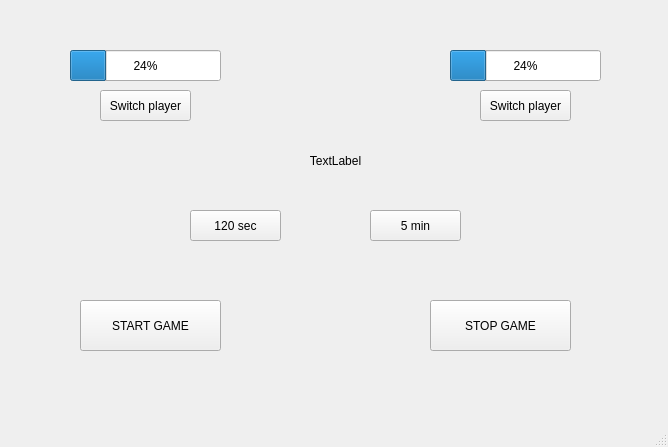
<?xml version="1.0" encoding="UTF-8"?>
<ui version="4.0">
 <class>MainWindow</class>
 <widget class="QMainWindow" name="MainWindow">
  <property name="geometry">
   <rect>
    <x>0</x>
    <y>0</y>
    <width>668</width>
    <height>447</height>
   </rect>
  </property>
  <property name="windowTitle">
   <string>MainWindow</string>
  </property>
  <widget class="QWidget" name="centralwidget">
   <widget class="QProgressBar" name="player1Bar">
    <property name="geometry">
     <rect>
      <x>70</x>
      <y>50</y>
      <width>151</width>
      <height>31</height>
     </rect>
    </property>
    <property name="value">
     <number>24</number>
    </property>
   </widget>
   <widget class="QProgressBar" name="player2Bar">
    <property name="geometry">
     <rect>
      <x>450</x>
      <y>50</y>
      <width>151</width>
      <height>31</height>
     </rect>
    </property>
    <property name="value">
     <number>24</number>
    </property>
   </widget>
   <widget class="QLabel" name="infoLabel">
    <property name="geometry">
     <rect>
      <x>120</x>
      <y>140</y>
      <width>431</width>
      <height>41</height>
     </rect>
    </property>
    <property name="text">
     <string>TextLabel</string>
    </property>
    <property name="alignment">
     <set>Qt::AlignmentFlag::AlignCenter</set>
    </property>
   </widget>
   <widget class="QPushButton" name="switchButton1">
    <property name="geometry">
     <rect>
      <x>100</x>
      <y>90</y>
      <width>91</width>
      <height>31</height>
     </rect>
    </property>
    <property name="text">
     <string>Switch player</string>
    </property>
   </widget>
   <widget class="QPushButton" name="switchButton2">
    <property name="geometry">
     <rect>
      <x>480</x>
      <y>90</y>
      <width>91</width>
      <height>31</height>
     </rect>
    </property>
    <property name="text">
     <string>Switch player</string>
    </property>
   </widget>
   <widget class="QPushButton" name="startButton">
    <property name="geometry">
     <rect>
      <x>80</x>
      <y>300</y>
      <width>141</width>
      <height>51</height>
     </rect>
    </property>
    <property name="text">
     <string>START GAME</string>
    </property>
   </widget>
   <widget class="QPushButton" name="endButton">
    <property name="geometry">
     <rect>
      <x>430</x>
      <y>300</y>
      <width>141</width>
      <height>51</height>
     </rect>
    </property>
    <property name="text">
     <string>STOP GAME</string>
    </property>
   </widget>
   <widget class="QPushButton" name="timeButton120">
    <property name="geometry">
     <rect>
      <x>190</x>
      <y>210</y>
      <width>91</width>
      <height>31</height>
     </rect>
    </property>
    <property name="text">
     <string>120 sec</string>
    </property>
   </widget>
   <widget class="QPushButton" name="timeButton300">
    <property name="geometry">
     <rect>
      <x>370</x>
      <y>210</y>
      <width>91</width>
      <height>31</height>
     </rect>
    </property>
    <property name="text">
     <string>5 min</string>
    </property>
   </widget>
  </widget>
  <widget class="QMenuBar" name="menubar">
   <property name="geometry">
    <rect>
     <x>0</x>
     <y>0</y>
     <width>668</width>
     <height>21</height>
    </rect>
   </property>
  </widget>
  <widget class="QStatusBar" name="statusbar"/>
 </widget>
 <resources/>
 <connections/>
</ui>
